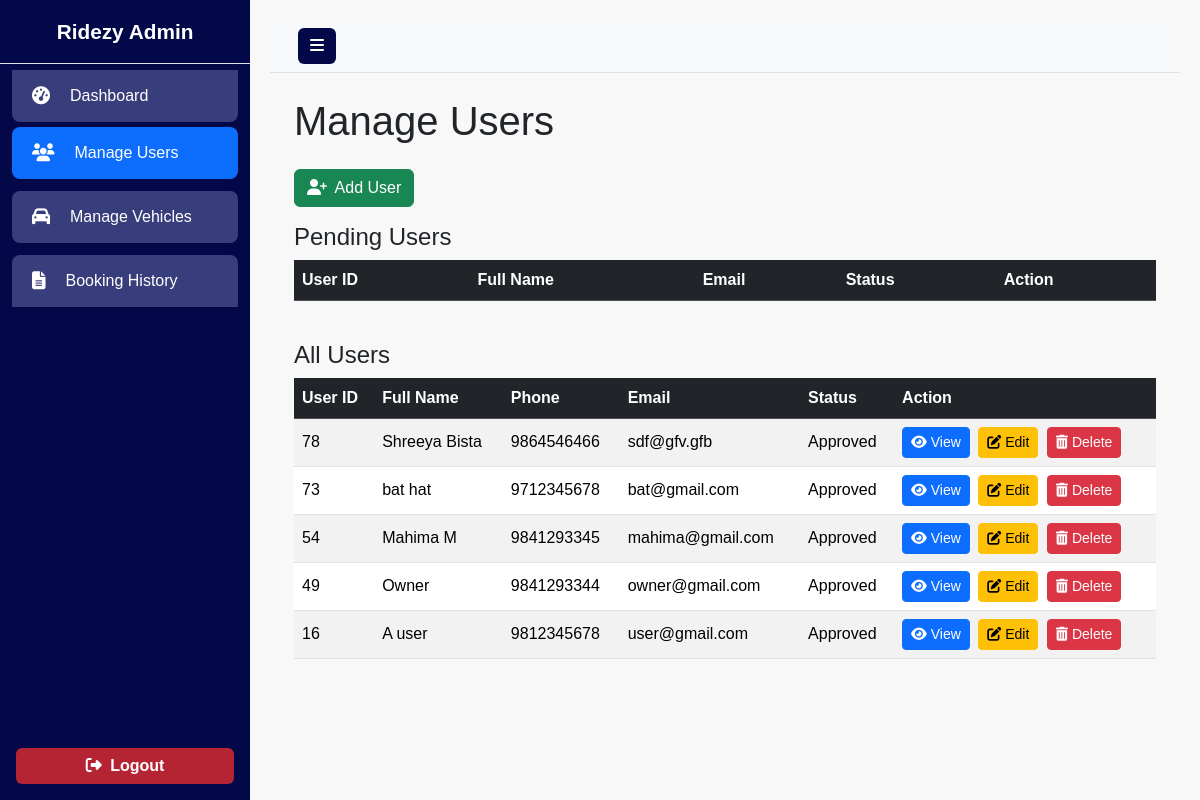
The app's page /admin/manage_users.php (signed in) with its own data.
### tables this page shows
CREATE TABLE `users` (
  `user_id` int(11) NOT NULL,
  `full_name` varchar(100) NOT NULL,
  `phone` varchar(15) DEFAULT NULL,
  `email` varchar(100) NOT NULL,
  `password` varchar(255) NOT NULL,
  `role` enum('user','owner','admin') NOT NULL DEFAULT 'user',
  `is_approved` tinyint(1) NOT NULL DEFAULT 0
);

### admin/manage_users.php (the view, shortened to what this page needs)
<?php
include('../db.php');
?>
<!DOCTYPE html>
<html lang="en">
<head>
<link href="https://cdn.jsdelivr.net/npm/bootstrap@5.3.1/dist/css/bootstrap.min.css" rel="stylesheet">
<link rel="stylesheet" href="https://cdnjs.cloudflare.com/ajax/libs/font-awesome/6.5.0/css/all.min.css">
<link rel="stylesheet" href="../assets/css/admin.css?v=1">
</head>
<body>
<div class="d-flex" id="wrapper">
    <?php include('admin_sidebar.php'); ?>
    <div id="page-content-wrapper" class="flex-grow-1">
        <nav class="navbar navbar-expand-lg navbar-light bg-light border-bottom">
            <div class="container-fluid">
                <button class="btn btn-outline-primary" id="menu-toggle">
                    <i class="fas fa-bars"></i>
                </button>
            </div>
        </nav>
        <div class="container-fluid p-4">
            <h1 class="mb-4">Manage Users</h1>
            <div class="mb-3">
                <button class="btn btn-success" id="addUserBtn">
                    <i class="fas fa-user-plus me-1"></i> Add User
                </button>
            </div>
            <h4>Pending Users</h4>
            <div class="table-responsive mb-4">
                <table class="table table-striped table-hover align-middle">
                    <thead class="table-dark">
                        <tr>
                            <th>User ID</th>
                            <th>Full Name</th>
                            <th>Email</th>
                            <th>Status</th>
                            <th>Action</th>
                        </tr>
                    </thead>
                </table>
            </div>
            <h4>All Users</h4>
            <div class="table-responsive">
                <table class="table table-striped table-hover align-middle">
                    <thead class="table-dark">
                        <tr>
                            <th>User ID</th>
                            <th>Full Name</th>
                            <th>Phone</th>
                            <th>Email</th>
                            <th>Status</th>
                            <th>Action</th>
                        </tr>
                    </thead>
                    <tbody>
                        <?php
                        $all_users = mysqli_query($conn, "SELECT * FROM users ORDER BY user_id DESC");
                        while($row = mysqli_fetch_assoc($all_users)) {
                            $status = $row['is_approved'] ? 'Approved' : 'Pending';
                            echo "<tr>
                                <td>{$row['user_id']}</td>
                                <td>{$row['full_name']}</td>
                                <td>{$row['phone']}</td>
                                <td>{$row['email']}</td>
                                <td>{$status}</td>
                                <td>
                                    <button class='btn btn-sm btn-primary me-1 view-btn'
                                        data-id='{$row['user_id']}'
                                        data-name='{$row['full_name']}'
                                        data-phone='{$row['phone']}'
                                        data-email='{$row['email']}'>
                                        <i class='fas fa-eye'></i> View
                                    </button>
                                    <button class='btn btn-sm btn-warning me-1 edit-btn'
                                        data-id='{$row['user_id']}'
                                        data-name='{$row['full_name']}'
                                        data-phone='{$row['phone']}'
                                        data-email='{$row['email']}'>
                                        <i class='fas fa-edit'></i> Edit
                                    </button>
                                    <button class='btn btn-sm btn-danger delete-btn' data-id='{$row['user_id']}'>
                                        <i class='fas fa-trash-alt'></i> Delete
                                    </button>
                                </td>
                            </tr>";
                        }
                        ?>
                    </tbody>
                </table>
            </div>
        </div>
    </div>
</div>
</body>
</html>

### assets/css/admin.css (style rules this page uses)
body { font-family: 'Arial', sans-serif; overflow-x: hidden; }
#wrapper { display: flex; width: 100%; transition: all 0.3s; }
#page-content-wrapper { flex-grow: 1; transition: all 0.3s; padding: 0; }
.navbar { padding: 0.5rem 1rem; }
body { background: rgb(248, 248, 248) !important; }
#menu-toggle { background-color: #030948; color: #ffffff; border: none; }
#wrapper { display: flex; width: 100%; min-height: 100vh; overflow-x: hidden; }
#page-content-wrapper { flex: 1; width: 100%; transition: margin-left 0.3s ease; }

### admin/manage_users.php (style rules this page uses)
#page-content-wrapper { margin-left: 250px; transition: margin-left 0.3s ease; padding: 20px; }

### admin/admin_sidebar.php (style rules this page uses)
#page-content-wrapper { margin-left: 250px; transition: margin-left 0.3s ease; }

### records on screen
users: user_id "78", full_name "Shreeya Bista", phone "9864546466", email "sdf@gfv.gfb", is_approved "Approved"
users: user_id "73", full_name "bat hat", phone "9712345678", email "bat@gmail.com", is_approved "Approved"
users: user_id "54", full_name "Mahima M", phone "9841293345", email "mahima@gmail.com", is_approved "Approved"
users: user_id "49", full_name "Owner", phone "9841293344", email "owner@gmail.com", is_approved "Approved"
users: user_id "16", full_name "A user", phone "9812345678", email "user@gmail.com", is_approved "Approved"
